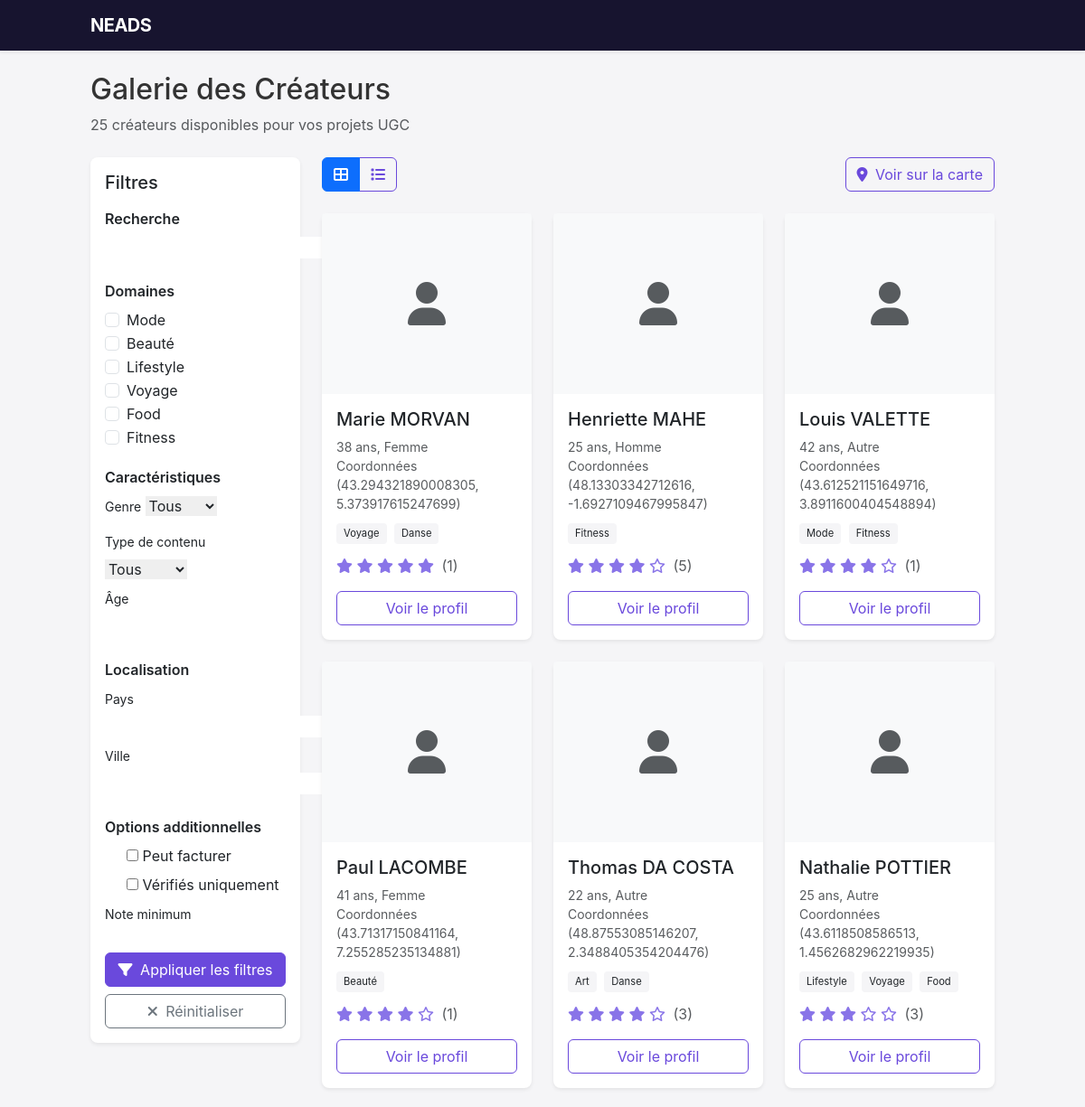
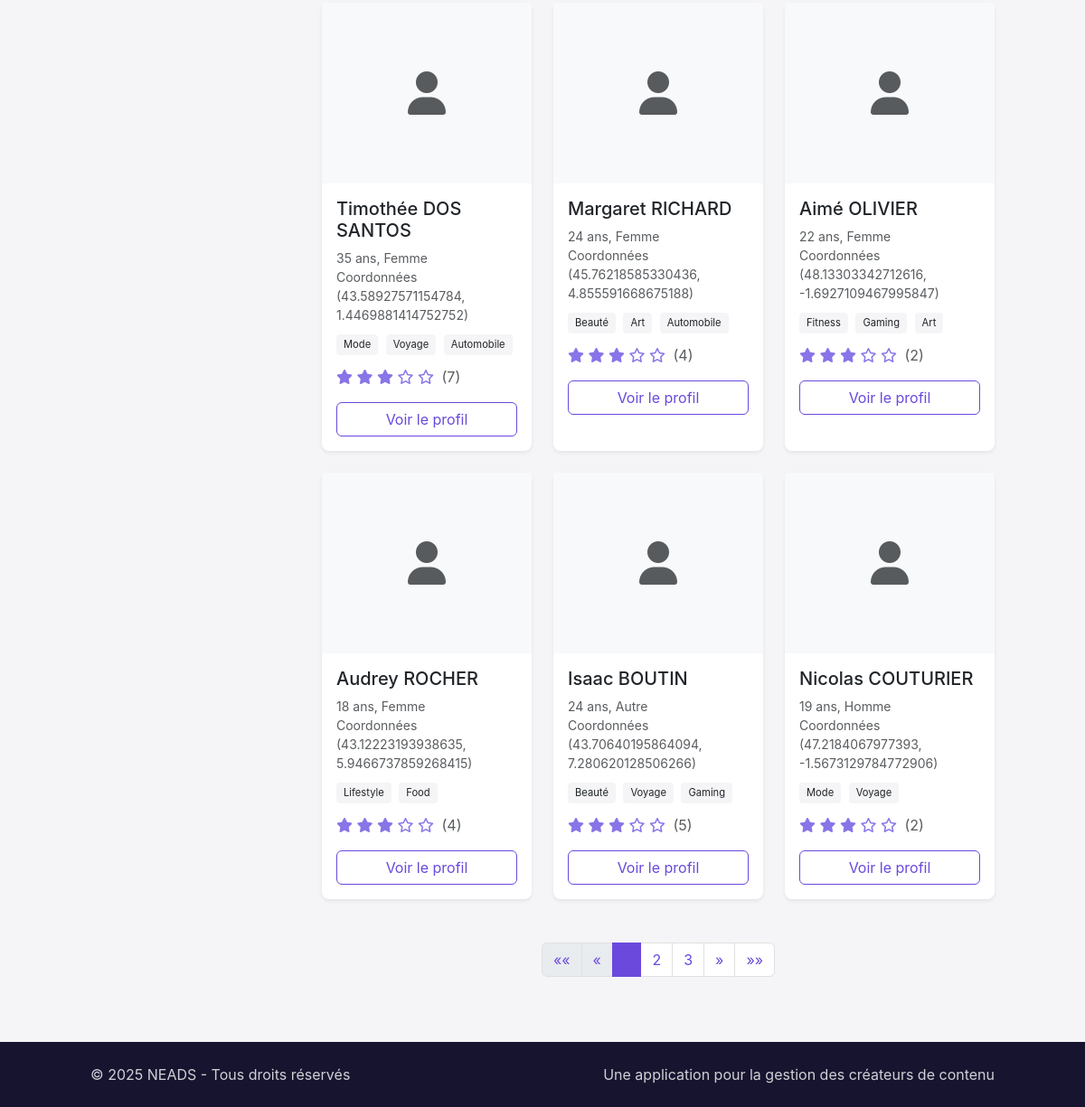
The app's page /creators/gallery/ (signed in), older data (2 pictures, top to bottom).
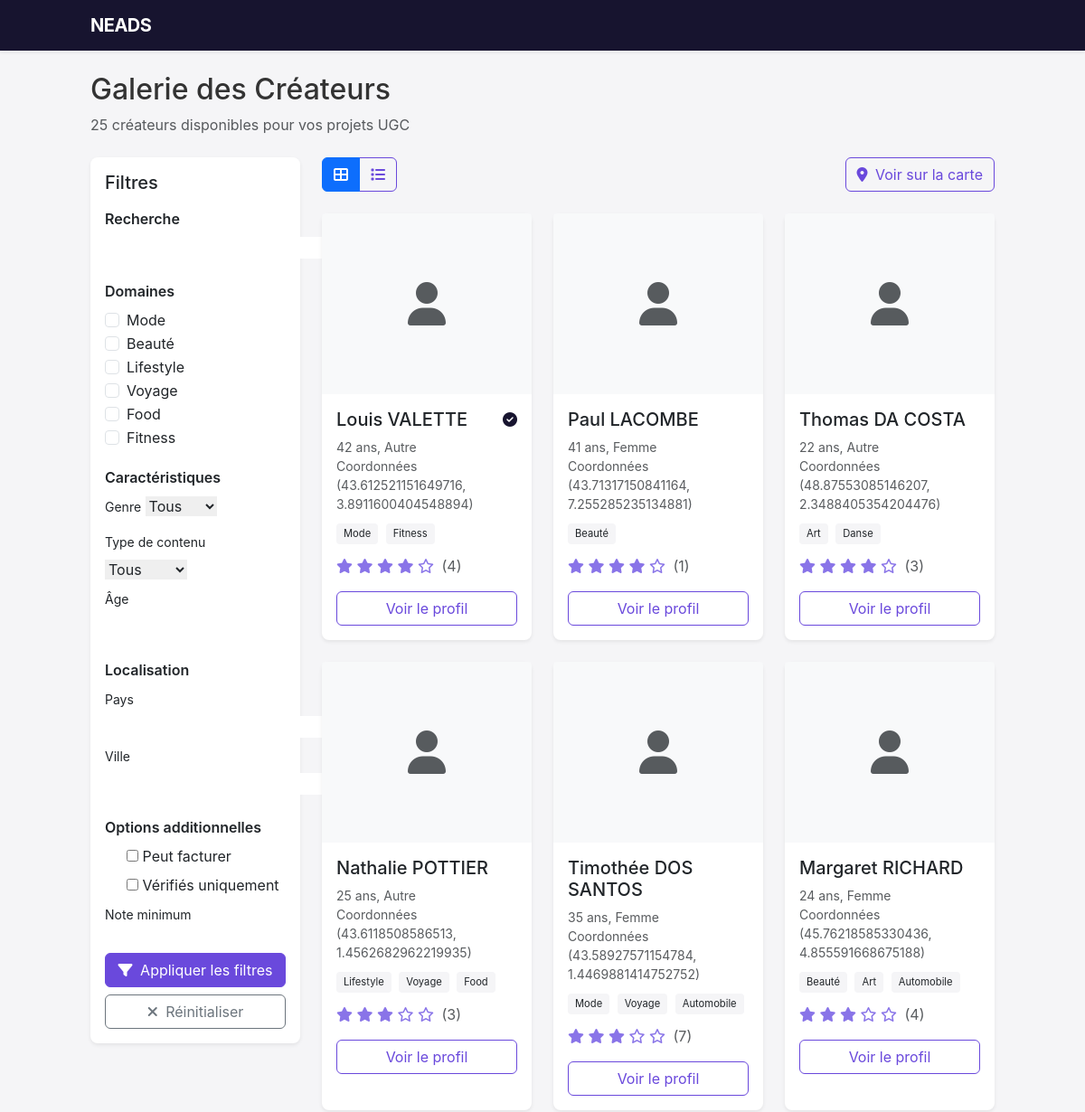
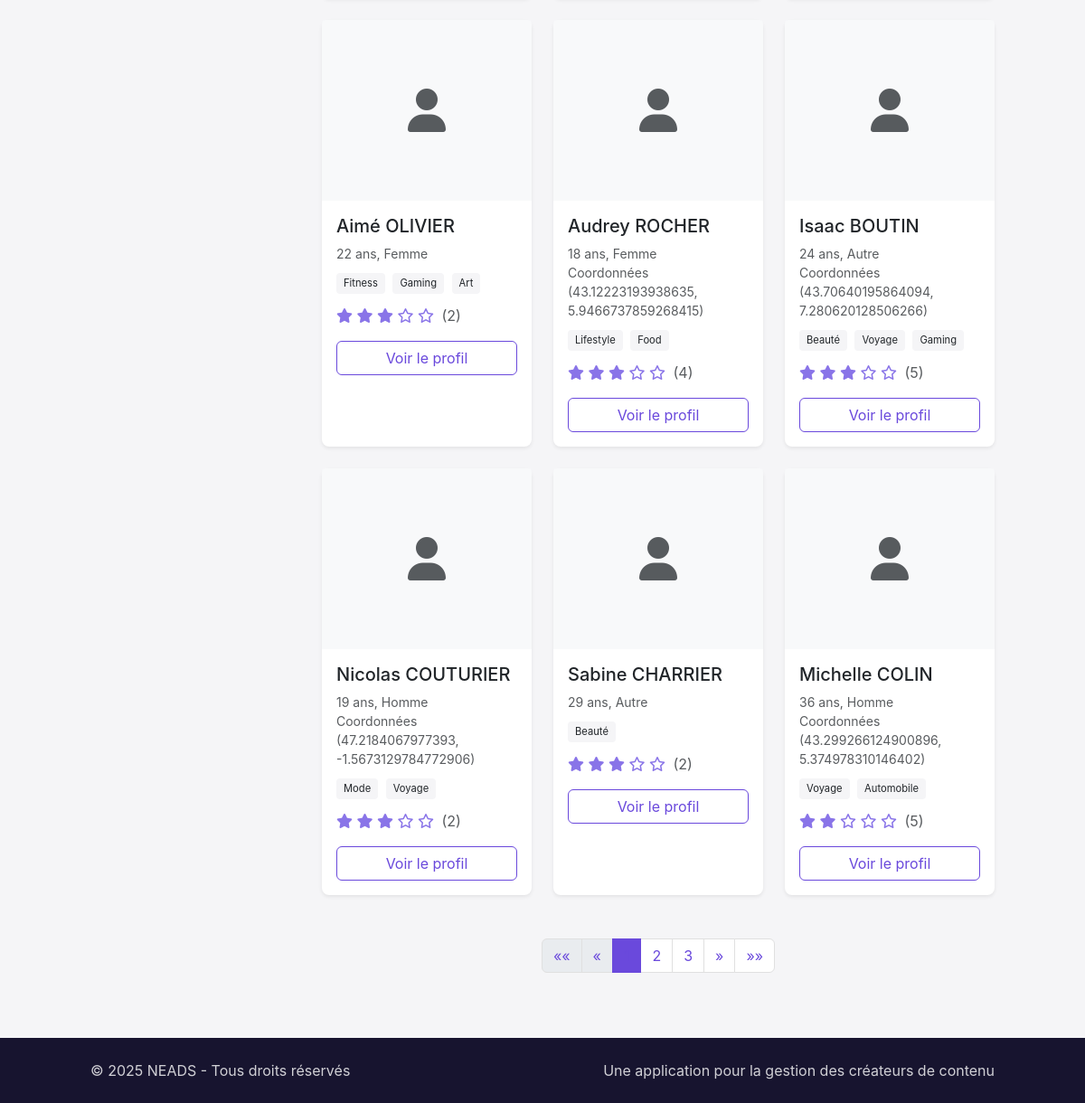
The same page, newer data (2 pictures, top to bottom).
### neads/creators/models.py (models this page shows, shortened)
class Domain(models.Model):
    name = models.CharField(max_length=100)
    icon = models.CharField(max_length=50, blank=True, null=True)  # Classe CSS pour icône

class Creator(models.Model):
    GENDER_CHOICES = (
        ('M', 'Homme'),
        ('F', 'Femme'),
        ('O', 'Autre'),
    )
    CONTENT_TYPE_CHOICES = (
        ('video', 'Vidéo'),
        ('image', 'Image'),
        ('audio', 'Audio'),
        ('ugc_duo', 'UGC Duo'),
        ('animal', 'Animal'),
    )
    user = models.OneToOneField(User, on_delete=models.SET_NULL, blank=True, null=True, related_name='creator_profile')
    first_name = models.CharField(max_length=50)
    last_name = models.CharField(max_length=50)
    full_name = models.CharField(max_length=100, blank=True)  # Auto-généré
    age = models.PositiveIntegerField(validators=[MinValueValidator(13), MaxValueValidator(100)])
    gender = models.CharField(max_length=1, choices=GENDER_CHOICES)
    featured_image = models.ImageField(upload_to=featured_image_upload_path, blank=True, null=True, verbose_name="Image mise en avant")
    youtube_link = models.URLField(max_length=255, blank=True, null=True, verbose_name="Chaîne YouTube")
    tiktok_link = models.URLField(max_length=255, blank=True, null=True, verbose_name="Profil TikTok")
    instagram_link = models.URLField(max_length=255, blank=True, null=True, verbose_name="Profil Instagram")
    location = models.ForeignKey(Location, on_delete=models.SET_NULL, null=True, related_name='creators')
    email = models.EmailField()
    phone = models.CharField(max_length=20, blank=True, null=True)
    domains = models.ManyToManyField(Domain, related_name='creators')
    bio = models.TextField(blank=True, null=True)
    equipment = models.CharField(max_length=255, blank=True, null=True)
    delivery_time = models.CharField(max_length=50, blank=True, null=True)
    content_types = models.ManyToManyField(ContentType, related_name='creators', blank=True)
    mobility = models.BooleanField(default=False)
    can_invoice = models.BooleanField(default=False)
    previous_clients = models.TextField(blank=True, null=True)
    average_rating = models.DecimalField(max_digits=3, decimal_places=2, default=0.0)
    total_ratings = models.PositiveIntegerField(default=0)
    verified_by_neads = models.BooleanField(default=False)
    created_at = models.DateTimeField(auto_now_add=True)
    updated_at = models.DateTimeField(auto_now=True)
    last_activity = models.DateTimeField(blank=True, null=True)

class Location(models.Model):
    full_address = models.CharField(max_length=255, verbose_name="Adresse complète", blank=True, null=True)
    latitude = models.FloatField(blank=True, null=True)
    longitude = models.FloatField(blank=True, null=True)
    def __str__(self):
        if self.full_address:
            return self.full_address
        elif self.latitude is not None and self.longitude is not None:
            return f"Coordonnées ({self.latitude}, {self.longitude})"
        else:
            return "Localisation inconnue"

### neads/creators/views.py (the view, shortened to what this page needs)
# urls.py: path('gallery/', views.gallery_view, name='gallery_view'),
@login_required
def gallery_view(request):
    creators = Creator.objects.all().order_by('-average_rating', 'full_name')
    current_params = request.GET.copy()
    if 'page' in current_params:
        current_params.pop('page')
    form = CreatorSearchForm(request.GET)
    if form.is_valid():
        data = form.cleaned_data
        if data.get('domains'):
            creators = creators.filter(domains__in=data['domains']).distinct()
        if data.get('min_age'):
            creators = creators.filter(age__gte=data['min_age'])
        if data.get('max_age'):
            creators = creators.filter(age__lte=data['max_age'])
        if data.get('gender'):
            creators = creators.filter(gender=data['gender'])
        if data.get('content_type'):
            creators = creators.filter(content_types=data['content_type'])
        if data.get('country'):
            creators = creators.filter(location__full_address__icontains=data['country'])
        if data.get('city'):
            creators = creators.filter(location__full_address__icontains=data['city'])
        if data.get('min_rating'):
            creators = creators.filter(average_rating__gte=data['min_rating'])
        if data.get('can_invoice'):
            creators = creators.filter(can_invoice=True)
        if data.get('verified_only'):
            creators = creators.filter(verified_by_neads=True)
    paginator = Paginator(creators, 12)  # 12 créateurs par page
    page_number = request.GET.get('page', 1)
    page_obj = paginator.get_page(page_number)
    domains = Domain.objects.all()
    context = {
        'creators': page_obj,
        'form': form,
        'domains': domains,
        'total_creators': paginator.count,
        'clean_params': current_params.urlencode(),  # Paramètres sans 'page'
    }
    return render(request, 'creators/gallery.html', context)

### neads/core/models.py (called while the page is built)
    def has_role(self, role_name):
        return self.role == role_name

### neads/creators/forms.py (called while the page is built)
    def clean(self):
        cleaned_data = super().clean()
        min_age = cleaned_data.get('min_age')
        max_age = cleaned_data.get('max_age')
        if min_age and max_age and min_age > max_age:
            raise ValidationError("L'âge minimum ne peut pas être supérieur à l'âge maximum.")
        return cleaned_data

### templates/creators/gallery.html (shortened to what the changed rows need)
{% extends 'base.html' %}
{% block content %}
<div class="mb-4">
    <h1 class="h2">Galerie des Créateurs</h1>
</div>
<div class="row">
    <div class="col-lg-3 mb-4">
        <div class="card border-0 shadow-sm filter-sidebar">
            <div class="card-body p-3">
                <h2 class="h5 mb-3">Filtres</h2>
                <form id="filter-form" method="get">
                    <div class="filter-group">
                        <div class="scrollable-checkboxes" style="max-height: 150px; overflow-y: auto;">
                            {% for domain in domains %}
                                <div class="form-check">
                                    <input class="form-check-input domain-checkbox" type="checkbox"
                                           name="domains" value="{{ domain.id }}" id="domain_{{ domain.id }}"
                                           {% if domain.id|stringformat:"i" in request.GET.domains %}checked{% endif %}>
                                    <label class="form-check-label" for="domain_{{ domain.id }}">
                                        {{ domain.name }}
                                    </label>
                                </div>
                            {% endfor %}
                        </div>
                    </div>
                </form>
            </div>
        </div>
    </div>
    <div class="col-lg-9">
        {% if creators %}
            <div class="row" id="creators-grid">
                {% for creator in creators %}
                    <div class="col-md-6 col-lg-4 mb-4">
                        <div class="card border-0 shadow-sm creator-card">
                            <div class="creator-img-container">
                                {% if creator.media.filter.first %}
                                    {% with media=creator.media.filter.first %}
                                        {% if media.file and media.file.name and media.file.url %}
                                            <img src="{{ media.file.url }}" alt="{{ creator.full_name }}" loading="lazy">
                                        {% else %}
                                            <div class="bg-light d-flex align-items-center justify-content-center h-100">
                                                <i class="fas fa-user fa-3x text-muted"></i>
                                            </div>
                                        {% endif %}
                                    {% endwith %}
                                {% else %}
                                    <div class="bg-light d-flex align-items-center justify-content-center h-100">
                                        <i class="fas fa-user fa-3x text-muted"></i>
                                    </div>
                                {% endif %}
                            </div>
                            <div class="card-body">
                                <div class="d-flex justify-content-between align-items-center mb-2">
                                    <h3 class="h5 mb-0">{{ creator.full_name }}</h3>
                                    {% if creator.verified_by_neads %}
                                        <span class="verified-icon" data-bs-toggle="tooltip" title="Vérifié par NEADS">
                                            <i class="fas fa-check-circle"></i>
                                        </span>
                                    {% endif %}
                                </div>
                                <p class="text-muted small mb-2">
                                    {{ creator.age }} ans, {{ creator.get_gender_display }}
                                    {% if creator.location %}
                                        <br>{{ creator.location }}
                                    {% endif %}
                                </p>
                                <div class="mb-2">
                                    {% for domain in creator.domains.all %}
                                        <span class="domain-badge">{{ domain.name }}</span>
                                    {% endfor %}
                                </div>
                                <div class="star-rating mb-3">
                                    {% for i in "12345" %}
                                        {% if forloop.counter <= creator.average_rating %}
                                            <i class="fas fa-star"></i>
                                        {% elif forloop.counter <= creator.average_rating|add:0.5 %}
                                            <i class="fas fa-star-half-alt"></i>
                                        {% else %}
                                            <i class="far fa-star"></i>
                                        {% endif %}
                                    {% endfor %}
                                    <span class="ms-1 text-muted">({{ creator.total_ratings }})</span>
                                </div>
                                <div class="d-grid">
                                    <a href="{% url 'creator_detail' creator.id %}" class="btn btn-outline-primary">
                                        Voir le profil
                                    </a>
                                </div>
                            </div>
                        </div>
                    </div>
                {% endfor %}
            </div>
            {% if creators.has_other_pages %}
                <nav aria-label="Pagination" class="mt-4">
                    <ul class="pagination justify-content-center">
                        {% for i in creators.paginator.page_range %}
                            {% if creators.number == i %}
                                <li class="page-item active"><a class="page-link" href="#">{{ i }}</a></li>
                            {% elif i > creators.number|add:'-3' and i < creators.number|add:'3' %}
                                <li class="page-item">
                                    <a class="page-link" href="?page={{ i }}{% if request.GET.urlencode %}&{{ request.GET.urlencode }}{% endif %}">{{ i }}</a>
                                </li>
                            {% endif %}
                        {% endfor %}
                    </ul>
                </nav>
            {% endif %}
        {% else %}
            <div class="alert alert-light text-center p-5">
                <i class="fas fa-search fa-3x mb-3 text-muted"></i>
                <h3 class="h4">Aucun créateur trouvé</h3>
                <p class="mb-0">Essayez d'ajuster vos filtres pour voir plus de résultats.</p>
            </div>
        {% endif %}
    </div>
</div>
{% endblock %}

Row changes from the older to the newer data that the page shows:
removed Creator: full_name "Marie MORVAN", age "38", gender "Femme", location "Coordonnées (43.294321890008305, 5.373917615247699)", average_rating 5 (drawn), total_ratings "1", Domain (name "Voyage"), Domain (name "Danse")
removed Creator: full_name "Henriette MAHE", age "25", gender "Homme", location "Coordonnées (48.13303342712616, -1.6927109467995847)", average_rating 4 (drawn), total_ratings "5", Domain (name "Fitness")
changed Creator "Louis VALETTE": verified_by_neads False → True (drawn); total_ratings "1" → "4"
changed Creator "Aimé OLIVIER": location "Coordonnées (48.13303342712616, -1.6927109467995847)" → (not shown)
now on this page (row edited): Creator: full_name "Sabine CHARRIER", age "29", gender "Autre", average_rating 3 (drawn), total_ratings "2", Domain (name "Beauté")
now on this page (row unchanged): Creator: full_name "Michelle COLIN", age "36", gender "Homme", location "Coordonnées (43.299266124900896, 5.374978310146402)", average_rating 2.8 (drawn), total_ratings "5", Domain (name "Voyage"), Domain (name "Automobile")
